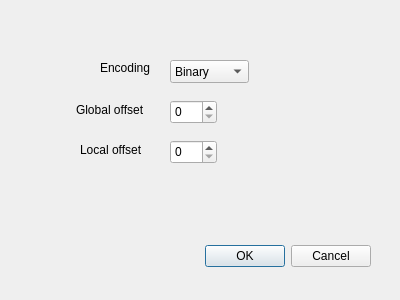
<?xml version="1.0" encoding="UTF-8"?>
<ui version="4.0">
 <class>EncodingsDialog</class>
 <widget class="QDialog" name="EncodingsDialog">
  <property name="geometry">
   <rect>
    <x>0</x>
    <y>0</y>
    <width>400</width>
    <height>300</height>
   </rect>
  </property>
  <property name="windowTitle">
   <string>Dialog</string>
  </property>
  <widget class="QDialogButtonBox" name="buttonBox">
   <property name="geometry">
    <rect>
     <x>30</x>
     <y>240</y>
     <width>341</width>
     <height>32</height>
    </rect>
   </property>
   <property name="orientation">
    <enum>Qt::Horizontal</enum>
   </property>
   <property name="standardButtons">
    <set>QDialogButtonBox::Cancel|QDialogButtonBox::Ok</set>
   </property>
  </widget>
  <widget class="QComboBox" name="encoding">
   <property name="geometry">
    <rect>
     <x>170</x>
     <y>60</y>
     <width>79</width>
     <height>23</height>
    </rect>
   </property>
   <item>
    <property name="text">
     <string>Binary</string>
    </property>
   </item>
   <item>
    <property name="text">
     <string>Hexadecimal</string>
    </property>
   </item>
   <item>
    <property name="text">
     <string>Ascii</string>
    </property>
   </item>
  </widget>
  <widget class="QSpinBox" name="globalOffset">
   <property name="enabled">
    <bool>true</bool>
   </property>
   <property name="geometry">
    <rect>
     <x>170</x>
     <y>100</y>
     <width>47</width>
     <height>24</height>
    </rect>
   </property>
  </widget>
  <widget class="QSpinBox" name="localOffset">
   <property name="geometry">
    <rect>
     <x>170</x>
     <y>140</y>
     <width>47</width>
     <height>24</height>
    </rect>
   </property>
  </widget>
  <widget class="QLabel" name="label">
   <property name="geometry">
    <rect>
     <x>100</x>
     <y>60</y>
     <width>57</width>
     <height>15</height>
    </rect>
   </property>
   <property name="text">
    <string>Encoding</string>
   </property>
  </widget>
  <widget class="QLabel" name="label_2">
   <property name="geometry">
    <rect>
     <x>76</x>
     <y>100</y>
     <width>81</width>
     <height>20</height>
    </rect>
   </property>
   <property name="text">
    <string>Global offset</string>
   </property>
  </widget>
  <widget class="QLabel" name="label_3">
   <property name="geometry">
    <rect>
     <x>80</x>
     <y>140</y>
     <width>81</width>
     <height>20</height>
    </rect>
   </property>
   <property name="text">
    <string>Local offset</string>
   </property>
  </widget>
 </widget>
 <resources/>
 <connections>
  <connection>
   <sender>buttonBox</sender>
   <signal>accepted()</signal>
   <receiver>EncodingsDialog</receiver>
   <slot>accept()</slot>
   <hints>
    <hint type="sourcelabel">
     <x>248</x>
     <y>254</y>
    </hint>
    <hint type="destinationlabel">
     <x>157</x>
     <y>274</y>
    </hint>
   </hints>
  </connection>
  <connection>
   <sender>buttonBox</sender>
   <signal>rejected()</signal>
   <receiver>EncodingsDialog</receiver>
   <slot>reject()</slot>
   <hints>
    <hint type="sourcelabel">
     <x>316</x>
     <y>260</y>
    </hint>
    <hint type="destinationlabel">
     <x>286</x>
     <y>274</y>
    </hint>
   </hints>
  </connection>
 </connections>
</ui>
